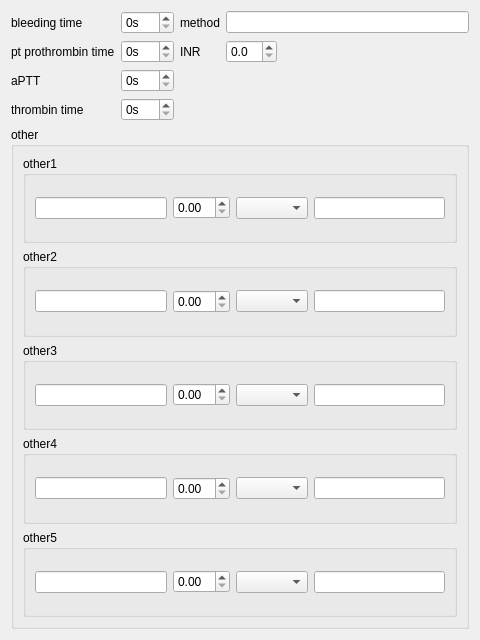
<?xml version="1.0" encoding="UTF-8"?>
<ui version="4.0">
 <class>Form</class>
 <widget class="QWidget" name="Form">
  <property name="geometry">
   <rect>
    <x>0</x>
    <y>0</y>
    <width>480</width>
    <height>640</height>
   </rect>
  </property>
  <property name="windowTitle">
   <string>Form</string>
  </property>
  <layout class="QVBoxLayout" name="verticalLayout_2">
   <item>
    <layout class="QGridLayout" name="gridLayout">
     <item row="0" column="0">
      <widget class="QLabel" name="bleedingTimeLabel">
       <property name="text">
        <string>bleeding time</string>
       </property>
      </widget>
     </item>
     <item row="0" column="1">
      <widget class="QSpinBox" name="bleedingTimeSpinBox">
       <property name="suffix">
        <string comment="second">s</string>
       </property>
       <property name="maximum">
        <number>999</number>
       </property>
      </widget>
     </item>
     <item row="0" column="2">
      <widget class="QLabel" name="bleedingTimeMethodLabel">
       <property name="text">
        <string>method</string>
       </property>
      </widget>
     </item>
     <item row="0" column="3" colspan="2">
      <widget class="QLineEdit" name="bleedingTimeMethodLineEdit"/>
     </item>
     <item row="1" column="0">
      <widget class="QLabel" name="prothrombinTimeLabel">
       <property name="text">
        <string>pt prothrombin time</string>
       </property>
      </widget>
     </item>
     <item row="1" column="1">
      <widget class="QSpinBox" name="prothrombinTimeSpinBox">
       <property name="suffix">
        <string comment="second">s</string>
       </property>
       <property name="maximum">
        <number>999</number>
       </property>
      </widget>
     </item>
     <item row="1" column="2">
      <widget class="QLabel" name="inrLabel">
       <property name="text">
        <string>INR</string>
       </property>
      </widget>
     </item>
     <item row="1" column="3">
      <widget class="QDoubleSpinBox" name="inrDoubleSpinBox">
       <property name="decimals">
        <number>1</number>
       </property>
       <property name="maximum">
        <double>99.900000000000006</double>
       </property>
      </widget>
     </item>
     <item row="1" column="4">
      <spacer name="horizontalSpacer">
       <property name="orientation">
        <enum>Qt::Horizontal</enum>
       </property>
       <property name="sizeHint" stdset="0">
        <size>
         <width>108</width>
         <height>20</height>
        </size>
       </property>
      </spacer>
     </item>
     <item row="2" column="0">
      <widget class="QLabel" name="apttLabel">
       <property name="text">
        <string>aPTT</string>
       </property>
      </widget>
     </item>
     <item row="2" column="1">
      <widget class="QSpinBox" name="apttSpinBox">
       <property name="suffix">
        <string comment="second">s</string>
       </property>
       <property name="maximum">
        <number>999</number>
       </property>
      </widget>
     </item>
     <item row="3" column="0">
      <widget class="QLabel" name="thrombinTimeLabel">
       <property name="text">
        <string>thrombin time</string>
       </property>
      </widget>
     </item>
     <item row="3" column="1">
      <widget class="QSpinBox" name="thrombinTimeSpinBox">
       <property name="suffix">
        <string comment="second">s</string>
       </property>
       <property name="maximum">
        <number>999</number>
       </property>
      </widget>
     </item>
    </layout>
   </item>
   <item>
    <widget class="QGroupBox" name="hemostasisOtherGroupBox">
     <property name="title">
      <string>other</string>
     </property>
     <layout class="QVBoxLayout" name="verticalLayout">
      <item>
       <widget class="QGroupBox" name="hemostasisOtherGroupBox1">
        <property name="title">
         <string>other1</string>
        </property>
        <layout class="QHBoxLayout" name="horizontalLayout_5">
         <item>
          <widget class="QLineEdit" name="hemostasisOtherTestLineEdit1"/>
         </item>
         <item>
          <widget class="QDoubleSpinBox" name="hemostasisOtherDoubleSpinBox1"/>
         </item>
         <item>
          <widget class="QComboBox" name="hemostasisOtherComboBox1"/>
         </item>
         <item>
          <widget class="QLineEdit" name="hemostasisOtherCommentLineEdit1"/>
         </item>
        </layout>
       </widget>
      </item>
      <item>
       <widget class="QGroupBox" name="hemostasisOtherGroupBox2">
        <property name="title">
         <string>other2</string>
        </property>
        <layout class="QHBoxLayout" name="horizontalLayout_4">
         <item>
          <widget class="QLineEdit" name="hemostasisOtherTestLineEdit2"/>
         </item>
         <item>
          <widget class="QDoubleSpinBox" name="hemostasisOtherDoubleSpinBox2"/>
         </item>
         <item>
          <widget class="QComboBox" name="hemostasisOtherComboBox2"/>
         </item>
         <item>
          <widget class="QLineEdit" name="hemostasisOtherCommentLineEdit2"/>
         </item>
        </layout>
       </widget>
      </item>
      <item>
       <widget class="QGroupBox" name="hemostasisOtherGroupBox3">
        <property name="title">
         <string>other3</string>
        </property>
        <layout class="QHBoxLayout" name="horizontalLayout_3">
         <item>
          <widget class="QLineEdit" name="hemostasisOtherTestLineEdit3"/>
         </item>
         <item>
          <widget class="QDoubleSpinBox" name="hemostasisOtherDoubleSpinBox3"/>
         </item>
         <item>
          <widget class="QComboBox" name="hemostasisOtherComboBox3"/>
         </item>
         <item>
          <widget class="QLineEdit" name="hemostasisOtherCommentLineEdit3"/>
         </item>
        </layout>
       </widget>
      </item>
      <item>
       <widget class="QGroupBox" name="hemostasisOtherGroupBox4">
        <property name="title">
         <string>other4</string>
        </property>
        <layout class="QHBoxLayout" name="horizontalLayout_2">
         <item>
          <widget class="QLineEdit" name="hemostasisOtherTestLineEdit4"/>
         </item>
         <item>
          <widget class="QDoubleSpinBox" name="hemostasisOtherDoubleSpinBox4"/>
         </item>
         <item>
          <widget class="QComboBox" name="hemostasisOtherComboBox4"/>
         </item>
         <item>
          <widget class="QLineEdit" name="hemostasisOtherCommentLineEdit4"/>
         </item>
        </layout>
       </widget>
      </item>
      <item>
       <widget class="QGroupBox" name="hemostasisOtherGroupBox5">
        <property name="title">
         <string>other5</string>
        </property>
        <layout class="QHBoxLayout" name="horizontalLayout">
         <item>
          <widget class="QLineEdit" name="hemostasisOtherTestLineEdit5"/>
         </item>
         <item>
          <widget class="QDoubleSpinBox" name="hemostasisOtherDoubleSpinBox5"/>
         </item>
         <item>
          <widget class="QComboBox" name="hemostasisOtherComboBox5"/>
         </item>
         <item>
          <widget class="QLineEdit" name="hemostasisOtherCommentLineEdit5"/>
         </item>
        </layout>
       </widget>
      </item>
     </layout>
    </widget>
   </item>
  </layout>
 </widget>
 <resources/>
 <connections/>
</ui>
